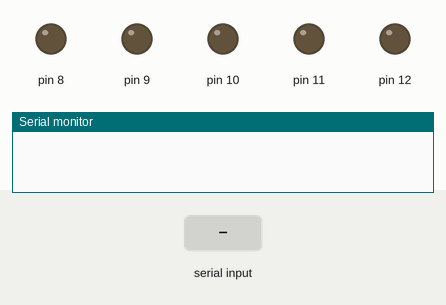
Recording of a sketch running on a simulated Arduino Uno, built with avr-gcc and run on an emulated ATmega328P. On the bench: output pins drawn as LEDs (lit = HIGH), the last lines printed to the serial monitor. The test bench sets the inputs (shaded band).

Above: at 1.2 s.
1.3 s: "a" received over Serial
At 1.6 s:
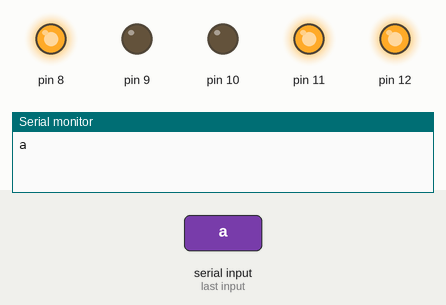
2.8 s: "b" received over Serial
At 3.9 s:
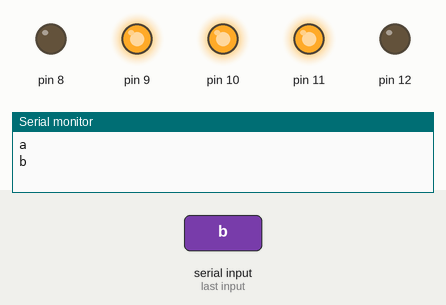
Timing chart, 0 to 5.8 s (numbered marks = the images above; inputs shaded):
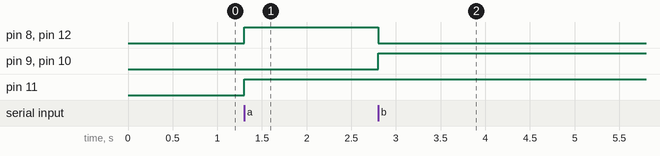

Measured:
- after the input at 1.3 s, pin 8, pin 11, pin 12: LOW → HIGH at once
- after the input at 2.8 s, pin 8, pin 12: HIGH → LOW at once; pin 9, pin 10: LOW → HIGH at once

The sketch:

test.ino
```cpp
#include <Arduino.h>

char incomingByte;

void setup() {
  // Configuración de los pines 8, 9, 10, 11 y 12 como salida
  pinMode(8, OUTPUT);
  pinMode(9, OUTPUT);
  pinMode(10, OUTPUT);
  pinMode(11, OUTPUT);
  pinMode(12, OUTPUT);

  // Inicializa la comunicación serial a 9600 baudios
  Serial.begin(9600);
}

void loop() {
  // Verifica si hay datos disponibles en el puerto serie
  if (Serial.available()) {
    incomingByte = Serial.read();  // Leer un solo carácter
    Serial.println(incomingByte);   // Imprimir el carácter recibido en el monitor serial

    // Controlar los pines 8 y 9 con las señales 'a' y 'b'
    if (incomingByte == 'a') {
      digitalWrite(8, HIGH);  // Encender el pin 8
      digitalWrite(9, LOW);   // Apagar el pin 9
      digitalWrite(10, LOW);  // Encender el pin 10
      digitalWrite(11, HIGH);  // Encender el pin 11
      digitalWrite(12, HIGH);  // Encender el pin 12
    }
    else if (incomingByte == 'b') {
      digitalWrite(8, LOW);   // Apagar el pin 8
      digitalWrite(9, HIGH);  // Encender el pin 9
      digitalWrite(10, HIGH);  // Encender el pin 10
      digitalWrite(11, HIGH);  // Encender el pin 11
      digitalWrite(12, LOW);   // Apagar el pin 12 si estaba encendido
    }
  }
}
```
